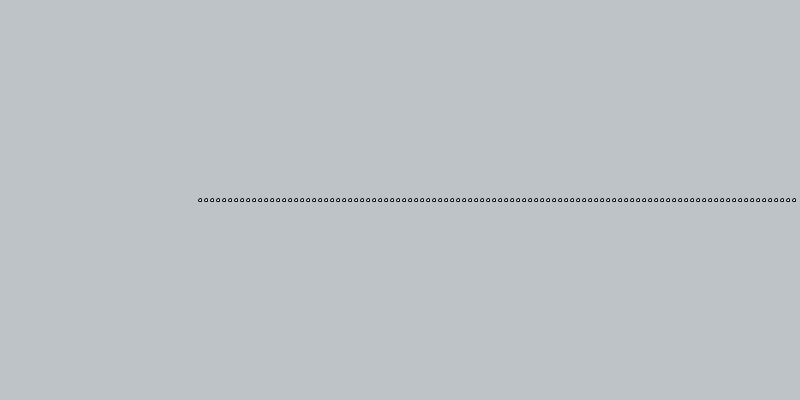
Frame 1 (no input)
Frame 60 (the mouse pressed at the canvas centre just before this capture): identical to frame 1, image omitted
Frame 120 (the mouse held since frame 60 and released just before this capture): identical to frame 1, image omitted

The Processing sketch that drew this single still picture (run headless with seeded random() and noise(); from frame 60 on, the mouse is pressed at the canvas centre):

// Processing sketch: for_loop_3
// ── for_loop_3.pde
float xpos = 200;
float ypos = 200;
float rad = 3;
float distance = 6;

float moveFac;

void setup() {
  
  size(800,400);
  
}


void draw() {
  
  background(#BDC3C7);

  for(int i = 0; i < 100; i = i + 1) {
    //println(i);
    //xpos = xpos + distance
    
    moveFac = distance * i;
    
    ellipse(xpos + moveFac,ypos,rad,rad);
  }


  
}
